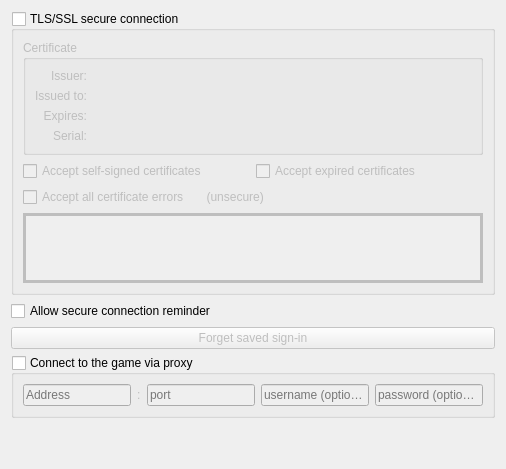
     <widget class="QWidget" name="tab_connection">
      <attribute name="title">
       <string>Connection</string>
      </attribute>
      <layout class="QVBoxLayout" name="verticalLayout_tab_connection">
       <item>
        <widget class="QGroupBox" name="groupBox_ssl">
         <property name="title">
          <string>TLS/SSL secure connection</string>
         </property>
         <property name="checkable">
          <bool>true</bool>
         </property>
         <property name="checked">
          <bool>false</bool>
         </property>
         <layout class="QGridLayout" name="gridLayout_groupBox_ssl">
          <item row="0" column="0" colspan="2">
           <widget class="QGroupBox" name="groupBox_ssl_certificate">
            <property name="sizePolicy">
             <sizepolicy hsizetype="Expanding" vsizetype="Preferred">
              <horstretch>0</horstretch>
              <verstretch>0</verstretch>
             </sizepolicy>
            </property>
            <property name="title">
             <string>Certificate</string>
            </property>
            <layout class="QGridLayout" name="gridLayout_groupBox_ssl_certificate" columnstretch="0,1">
             <item row="0" column="0">
              <widget class="QLabel" name="label">
               <property name="layoutDirection">
                <enum>Qt::LayoutDirection::LeftToRight</enum>
               </property>
               <property name="text">
                <string>Issuer:</string>
               </property>
               <property name="alignment">
                <set>Qt::AlignmentFlag::AlignRight|Qt::AlignmentFlag::AlignTrailing|Qt::AlignmentFlag::AlignVCenter</set>
               </property>
              </widget>
             </item>
             <item row="0" column="1">
              <widget class="QLabel" name="ssl_issuer_label">
               <property name="text">
                <string/>
               </property>
              </widget>
             </item>
             <item row="1" column="0">
              <widget class="QLabel" name="label_2">
               <property name="text">
                <string>Issued to:</string>
               </property>
               <property name="alignment">
                <set>Qt::AlignmentFlag::AlignRight|Qt::AlignmentFlag::AlignTrailing|Qt::AlignmentFlag::AlignVCenter</set>
               </property>
              </widget>
             </item>
             <item row="1" column="1">
              <widget class="QLabel" name="ssl_issued_label">
               <property name="text">
                <string/>
               </property>
              </widget>
             </item>
             <item row="2" column="0">
              <widget class="QLabel" name="label_3">
               <property name="text">
                <string>Expires:</string>
               </property>
               <property name="alignment">
                <set>Qt::AlignmentFlag::AlignRight|Qt::AlignmentFlag::AlignTrailing|Qt::AlignmentFlag::AlignVCenter</set>
               </property>
              </widget>
             </item>
             <item row="2" column="1">
              <widget class="QLabel" name="ssl_expires_label">
               <property name="text">
                <string/>
               </property>
              </widget>
             </item>
             <item row="3" column="0">
              <widget class="QLabel" name="label_7">
               <property name="text">
                <string>Serial:</string>
               </property>
               <property name="alignment">
                <set>Qt::AlignmentFlag::AlignRight|Qt::AlignmentFlag::AlignTrailing|Qt::AlignmentFlag::AlignVCenter</set>
               </property>
              </widget>
             </item>
             <item row="3" column="1">
              <widget class="QLabel" name="ssl_serial_label">
               <property name="text">
                <string/>
               </property>
              </widget>
             </item>
            </layout>
           </widget>
          </item>
          <item row="1" column="0">
           <widget class="QCheckBox" name="checkBox_self_signed">
            <property name="toolTip">
             <string extracomment="Accept secure certificates from the game even if they have expired. This presents a security risk"/>
            </property>
            <property name="text">
             <string>Accept self-signed certificates</string>
            </property>
           </widget>
          </item>
          <item row="1" column="1">
           <widget class="QCheckBox" name="checkBox_expired">
            <property name="toolTip">
             <string extracomment="Accept secure certificates from the game even if they have expired. This presents a security risk"/>
            </property>
            <property name="text">
             <string>Accept expired certificates</string>
            </property>
           </widget>
          </item>
          <item row="2" column="0" colspan="2">
           <widget class="QCheckBox" name="checkBox_ignore_all">
            <property name="toolTip">
             <string extracomment="Ignore all SSL/TLS errors - this negates the point of a secure connection, use carefully"/>
            </property>
            <property name="text">
             <string>Accept all certificate errors       (unsecure)</string>
            </property>
           </widget>
          </item>
          <item row="3" column="0" colspan="2">
           <widget class="QFrame" name="frame_notificationArea">
            <property name="sizePolicy">
             <sizepolicy hsizetype="Expanding" vsizetype="Fixed">
              <horstretch>0</horstretch>
              <verstretch>0</verstretch>
             </sizepolicy>
            </property>
            <property name="minimumSize">
             <size>
              <width>0</width>
              <height>70</height>
             </size>
            </property>
            <property name="maximumSize">
             <size>
              <width>16777215</width>
              <height>16777215</height>
             </size>
            </property>
            <property name="font">
             <font>
              <pointsize>16</pointsize>
              <stylestrategy>PreferAntialias</stylestrategy>
             </font>
            </property>
            <property name="cursor">
             <cursorShape>ArrowCursor</cursorShape>
            </property>
            <property name="autoFillBackground">
             <bool>true</bool>
            </property>
            <property name="frameShape">
             <enum>QFrame::Shape::Box</enum>
            </property>
            <property name="frameShadow">
             <enum>QFrame::Shadow::Plain</enum>
            </property>
            <property name="lineWidth">
             <number>3</number>
            </property>
            <property name="midLineWidth">
             <number>3</number>
            </property>
            <layout class="QHBoxLayout" name="horizontalLayout_frame_notificationArea">
             <property name="spacing">
              <number>0</number>
             </property>
             <property name="leftMargin">
              <number>0</number>
             </property>
             <property name="topMargin">
              <number>0</number>
             </property>
             <property name="rightMargin">
              <number>0</number>
             </property>
             <property name="bottomMargin">
              <number>0</number>
             </property>
             <item>
              <widget class="QLabel" name="notificationAreaIconLabelWarning">
               <property name="sizePolicy">
                <sizepolicy hsizetype="Fixed" vsizetype="Fixed">
                 <horstretch>0</horstretch>
                 <verstretch>0</verstretch>
                </sizepolicy>
               </property>
               <property name="autoFillBackground">
                <bool>true</bool>
               </property>
               <property name="text">
                <string/>
               </property>
               <property name="pixmap">
                <pixmap resource="../mudlet.qrc">:/icons/dialog-warning.png</pixmap>
               </property>
               <property name="scaledContents">
                <bool>false</bool>
               </property>
               <property name="alignment">
                <set>Qt::AlignmentFlag::AlignCenter</set>
               </property>
               <property name="wordWrap">
                <bool>true</bool>
               </property>
               <property name="margin">
                <number>5</number>
               </property>
               <property name="textInteractionFlags">
                <set>Qt::TextInteractionFlag::NoTextInteraction</set>
               </property>
              </widget>
             </item>
             <item>
              <widget class="QLabel" name="notificationAreaIconLabelError">
               <property name="sizePolicy">
                <sizepolicy hsizetype="Fixed" vsizetype="Fixed">
                 <horstretch>0</horstretch>
                 <verstretch>0</verstretch>
                </sizepolicy>
               </property>
               <property name="autoFillBackground">
                <bool>true</bool>
               </property>
               <property name="text">
                <string/>
               </property>
               <property name="pixmap">
                <pixmap resource="../mudlet.qrc">:/icons/dialog-error.png</pixmap>
               </property>
               <property name="scaledContents">
                <bool>false</bool>
               </property>
               <property name="alignment">
                <set>Qt::AlignmentFlag::AlignCenter</set>
               </property>
               <property name="wordWrap">
                <bool>true</bool>
               </property>
               <property name="margin">
                <number>5</number>
               </property>
               <property name="textInteractionFlags">
                <set>Qt::TextInteractionFlag::NoTextInteraction</set>
               </property>
              </widget>
             </item>
             <item>
              <widget class="QLabel" name="notificationAreaIconLabelInformation">
               <property name="sizePolicy">
                <sizepolicy hsizetype="Fixed" vsizetype="Fixed">
                 <horstretch>0</horstretch>
                 <verstretch>0</verstretch>
                </sizepolicy>
               </property>
               <property name="autoFillBackground">
                <bool>true</bool>
               </property>
               <property name="text">
                <string/>
               </property>
               <property name="pixmap">
                <pixmap resource="../mudlet.qrc">:/icons/dialog-information.png</pixmap>
               </property>
               <property name="scaledContents">
                <bool>false</bool>
               </property>
               <property name="alignment">
                <set>Qt::AlignmentFlag::AlignCenter</set>
               </property>
               <property name="wordWrap">
                <bool>true</bool>
               </property>
               <property name="margin">
                <number>5</number>
               </property>
               <property name="textInteractionFlags">
                <set>Qt::TextInteractionFlag::NoTextInteraction</set>
               </property>
              </widget>
             </item>
             <item>
              <widget class="QLabel" name="notificationAreaMessageBox">
               <property name="sizePolicy">
                <sizepolicy hsizetype="Expanding" vsizetype="Expanding">
                 <horstretch>0</horstretch>
                 <verstretch>0</verstretch>
                </sizepolicy>
               </property>
               <property name="font">
                <font>
                 <pointsize>8</pointsize>
                 <stylestrategy>PreferAntialias</stylestrategy>
                </font>
               </property>
               <property name="autoFillBackground">
                <bool>true</bool>
               </property>
               <property name="text">
                <string/>
               </property>
               <property name="scaledContents">
                <bool>true</bool>
               </property>
               <property name="alignment">
                <set>Qt::AlignmentFlag::AlignLeading|Qt::AlignmentFlag::AlignLeft|Qt::AlignmentFlag::AlignVCenter</set>
               </property>
               <property name="wordWrap">
                <bool>true</bool>
               </property>
               <property name="margin">
                <number>5</number>
               </property>
               <property name="openExternalLinks">
                <bool>true</bool>
               </property>
              </widget>
             </item>
            </layout>
           </widget>
          </item>
         </layout>
        </widget>
       </item>
       <item>
        <widget class="QCheckBox" name="checkBox_askTlsAvailable">
         <property name="toolTip">
          <string>&lt;p&gt;To encourage enhanced data transfer protection and privacy, be prompted for a choice to switch to an encrypted port when advertised via Mud Server Status Protocol (MSSP).&lt;/p&gt;</string>
         </property>
         <property name="accessibleDescription">
          <string>To encourage enhanced data transfer protection and privacy, be prompted for a choice to switch to an encrypted port when advertised via Mud Server Status Protocol (MSSP).</string>
         </property>
         <property name="text">
          <string>Allow secure connection reminder</string>
         </property>
         <property name="checkable">
          <bool>true</bool>
         </property>
         <property name="checked">
          <bool>false</bool>
         </property>
        </widget>
       </item>
       <item>
        <widget class="QPushButton" name="pushButton_forgetSavedSignIn">
         <property name="enabled">
          <bool>false</bool>
         </property>
         <property name="toolTip">
          <string>&lt;p&gt;Forget the saved sign-in for this game, so the next connection asks you to sign in again. Use this to sign out of this device or switch accounts.&lt;/p&gt;</string>
         </property>
         <property name="accessibleDescription">
          <string>Forget the saved sign-in for this game, so the next connection asks you to sign in again. Use this to sign out of this device or switch accounts.</string>
         </property>
         <property name="text">
          <string>Forget saved sign-in</string>
         </property>
        </widget>
       </item>
       <item>
        <widget class="QGroupBox" name="groupBox_proxy">
         <property name="title">
          <string>Connect to the game via proxy</string>
         </property>
         <property name="checkable">
          <bool>true</bool>
         </property>
         <property name="checked">
          <bool>false</bool>
         </property>
         <layout class="QHBoxLayout" name="hBoxLayout_groupBox_proxy">
          <item>
           <widget class="QLineEdit" name="lineEdit_proxyAddress">
            <property name="text">
             <string/>
            </property>
            <property name="placeholderText">
             <string>Address</string>
            </property>
            <property name="clearButtonEnabled">
             <bool>true</bool>
            </property>
           </widget>
          </item>
          <item>
           <widget class="QLabel" name="label_5">
            <property name="text">
             <string notr="true">:</string>
            </property>
           </widget>
          </item>
          <item>
           <widget class="QLineEdit" name="lineEdit_proxyPort">
            <property name="inputMask">
             <string notr="true">00009</string>
            </property>
            <property name="placeholderText">
             <string>port</string>
            </property>
            <property name="clearButtonEnabled">
             <bool>true</bool>
            </property>
           </widget>
          </item>
          <item>
           <widget class="QLineEdit" name="lineEdit_proxyUsername">
            <property name="toolTip">
             <string>&lt;p&gt;Username for logging into the proxy if required.&lt;/p&gt;</string>
            </property>
            <property name="accessibleDescription">
             <string>Username for logging into the proxy if required.</string>
            </property>
            <property name="text">
             <string/>
            </property>
            <property name="placeholderText">
             <string>username (optional)</string>
            </property>
            <property name="clearButtonEnabled">
             <bool>true</bool>
            </property>
           </widget>
          </item>
          <item>
           <widget class="QLineEdit" name="lineEdit_proxyPassword">
            <property name="toolTip">
             <string>&lt;p&gt;Password for logging into the proxy if required.&lt;/p&gt;</string>
            </property>
            <property name="accessibleDescription">
             <string>Password for logging into the proxy if required.</string>
            </property>
            <property name="echoMode">
             <enum>QLineEdit::EchoMode::Password</enum>
            </property>
            <property name="placeholderText">
             <string>password (optional)</string>
            </property>
           </widget>
          </item>
         </layout>
        </widget>
       </item>
       <item>
        <spacer name="verticalSpacer_chat">
         <property name="orientation">
          <enum>Qt::Orientation::Vertical</enum>
         </property>
         <property name="sizeType">
          <enum>QSizePolicy::Policy::Expanding</enum>
         </property>
         <property name="sizeHint" stdset="0">
          <size>
           <width>20</width>
           <height>40</height>
          </size>
         </property>
        </spacer>
       </item>
      </layout>
     </widget>
